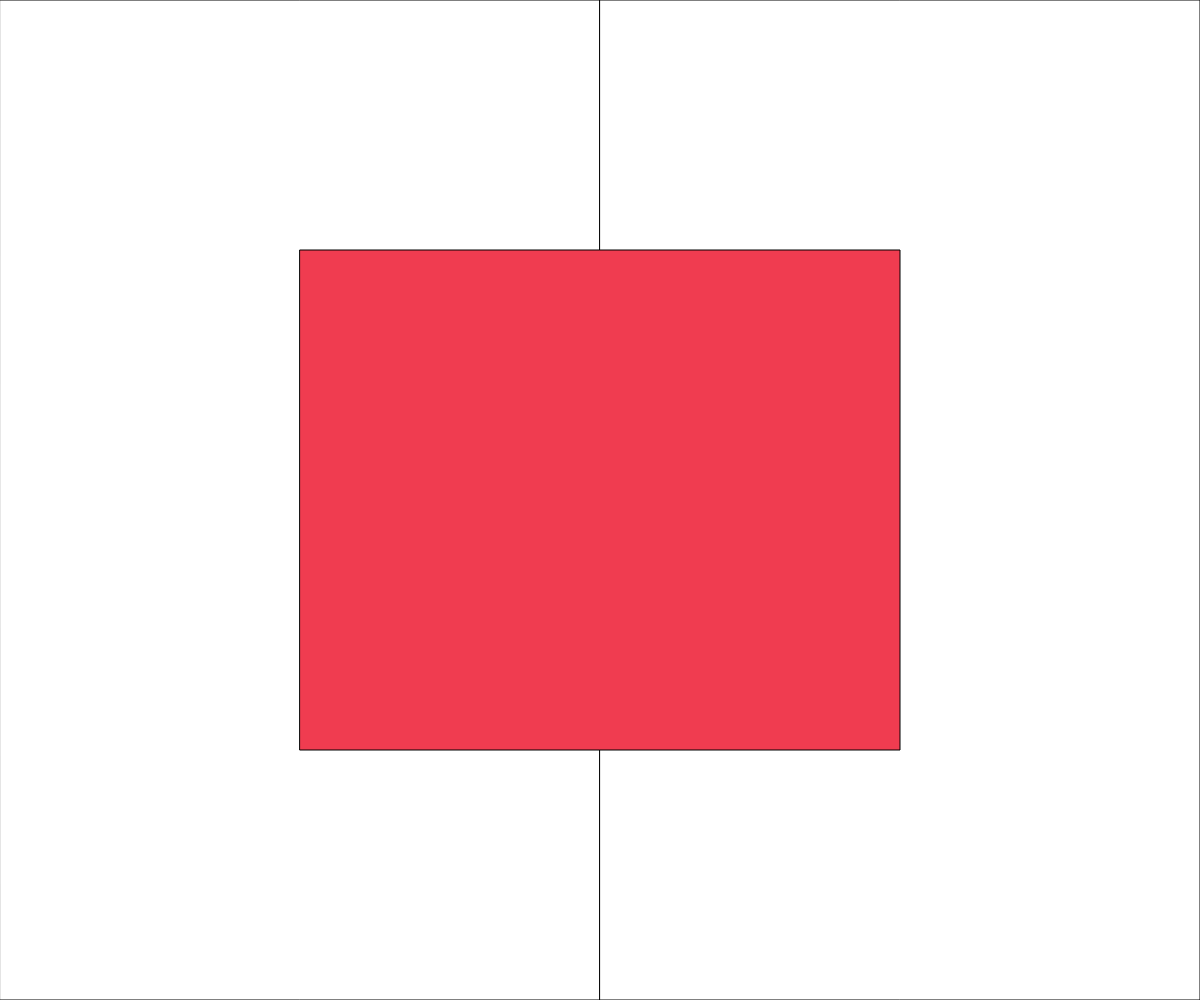
Frame 1 (no input)
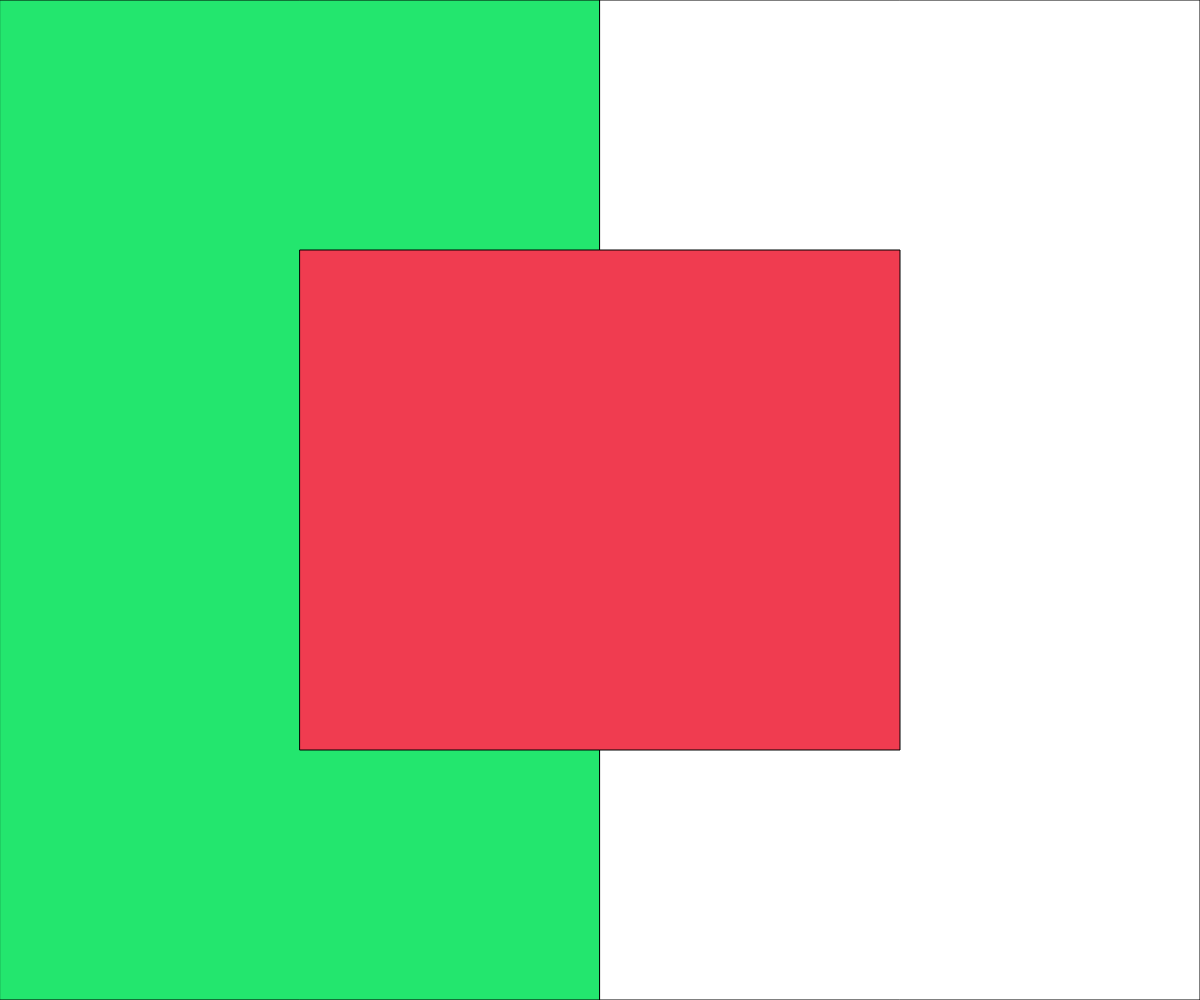
Frame 60 (no input)
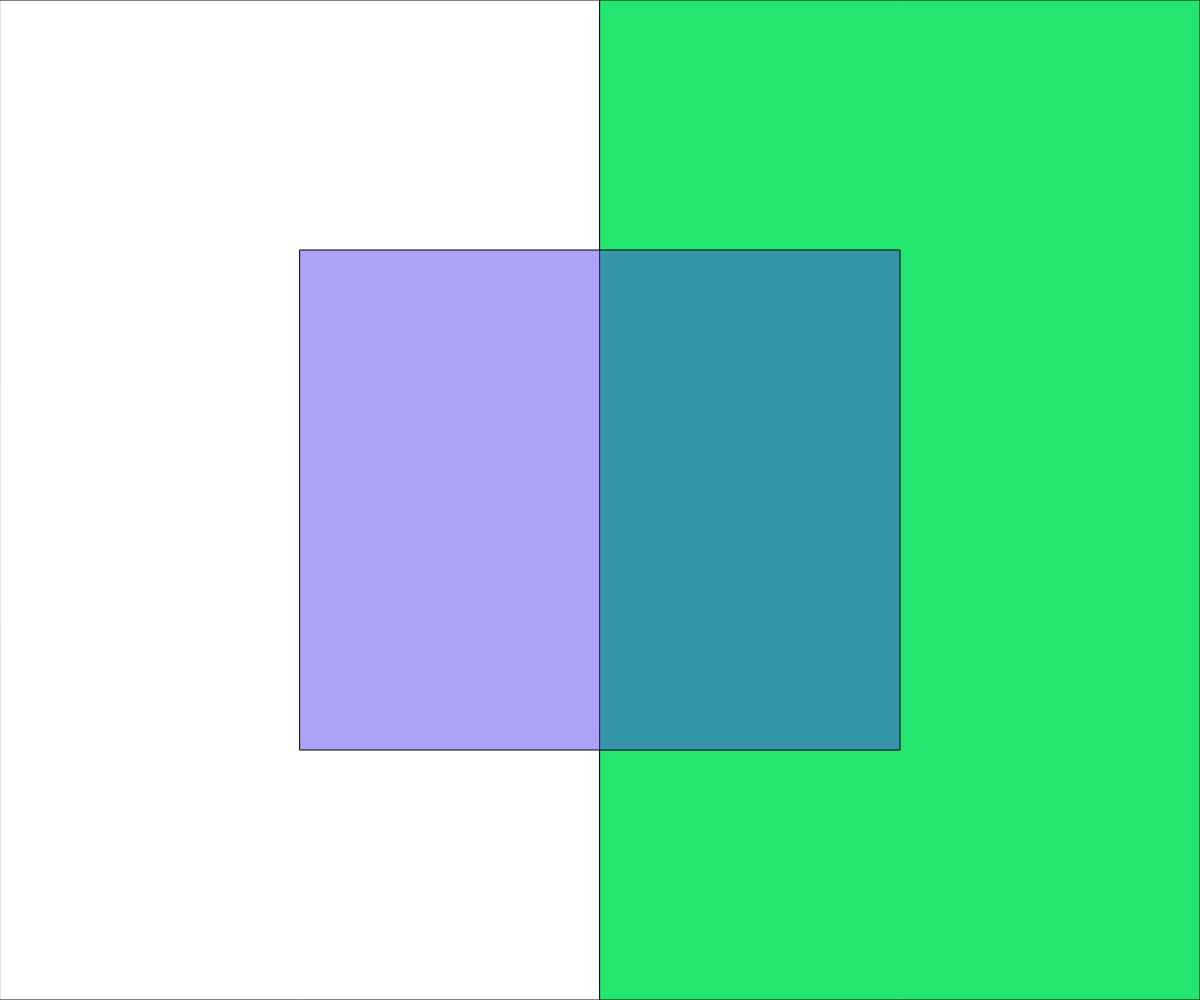
Frame 120 (the mouse pressed at the canvas centre since frame 60)

The p5.js sketch that drew these frames (run headless with seeded random() and noise() and a simulated clock; from frame 60 on, the mouse is pressed at the canvas centre):

// p5.js sketch
// ── sketch.js
// State Variables Demo
// February 11th, 2020

let onLeft, onRight;
let leftFade = 0;
let rightFade = 0;
const FADE_SPEED = 10;

function setup() {
  createCanvas(windowWidth, windowHeight);
  onLeft = true;
  onRight = false;
}

function updateCurrentSide() {
  // Update state variables to show
  // which side the mouse is on.
  if (mouseX < windowWidth / 2) {
    onLeft = true;
    onRight = false;
  }
  else {
    onLeft = false;
    onRight = true;
  }
}

function renderRectangle() {
  // Draw two rectangles of varying
  // fill values on the screen.
  if (onLeft) {
    fill (35, 230, 110, leftFade);
    leftFade += FADE_SPEED;
  }
  else {
    fill (255);
    leftFade = 0;
  }
  rect(0, 0, width / 2, height);
  if (onRight) {
    fill (35, 230, 110, rightFade);
    rightFade += FADE_SPEED;
  }
  else {
    fill (255);
    rightFade = 0;
  }
  rect(width / 2, 0, width / 2, height);
}

function draw() {
  updateCurrentSide();
  renderRectangle();
  if (mouseX > width * 0.25 && mouseX < width * 0.75 && mouseY > height * 0.25 && mouseY < height * 0.75) {
    fill(80, 60, 240, 120);
  }
  else {
    fill(240, 60, 80);
  }
  rect(width * 0.25, height * 0.25, width / 2, height / 2);
}
